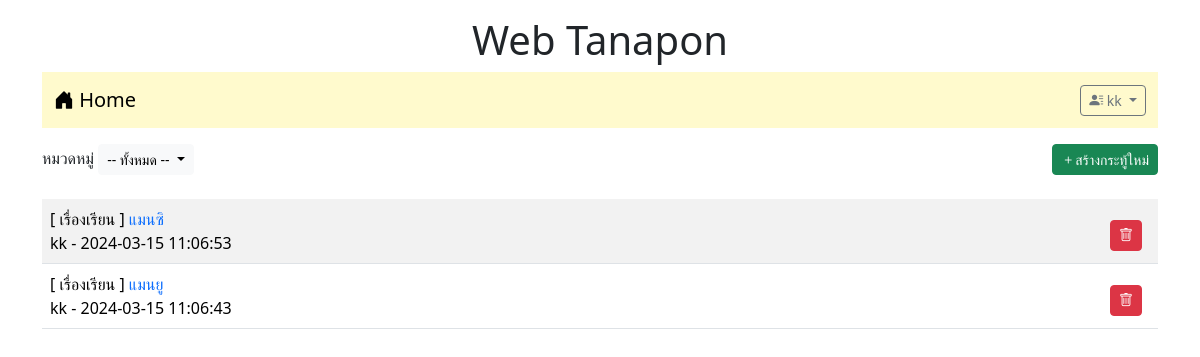
/index.php (signed in), run on the app's committed database.
### tables this page shows
CREATE TABLE `post` (
  `id` int(11) NOT NULL,
  `title` varchar(128) NOT NULL,
  `content` varchar(2048) NOT NULL,
  `post_date` datetime NOT NULL,
  `cat_id` int(11) NOT NULL,
  `user_id` int(11) NOT NULL
);

CREATE TABLE `category` (
  `id` int(11) NOT NULL,
  `name` varchar(32) NOT NULL
);

CREATE TABLE `user` (
  `id` int(11) NOT NULL,
  `login` varchar(32) NOT NULL,
  `password` varchar(64) NOT NULL,
  `name` varchar(64) NOT NULL,
  `gender` char(1) NOT NULL,
  `email` varchar(32) NOT NULL,
  `role` char(1) NOT NULL
);

### index.php (the view, shortened to what this page needs)
<!DOCTYPE html>
<html lang="en">
<head>
    <link href="https://cdn.jsdelivr.net/npm/bootstrap@5.3.2/dist/css/bootstrap.min.css" rel="stylesheet">
    <link rel="stylesheet" href="https://cdn.jsdelivr.net/npm/bootstrap-icons@1.11.3/font/bootstrap-icons.min.css">
</head>
<body>
    <div class="container-lg">
    <h1 style="text-align: center;" class="mt-3"> Web Tanapon</h1>
    <?php include "nav.php"?>
<div class="mt-3 d-flex justify-content-between">
    <div>
    <label>หมวดหมู่</label>
    <span class="dropdown">
  <button class="btn btn-light btn-sm dropdown-toggle" type="button" data-bs-toggle="dropdown" aria-expanded="false">
    -- ทั้งหมด --
  </button>
</span>
    </div>
    <?php
if(isset($_SESSION['id'])) {
?>
<div><a href="newpost.php" class="btn btn-success btn-sm">
    <i class='bi bi-plus'></i>สร้างกระทู้ใหม่</a></div>
<?php } ?>
</div>
    <table class="table table-striped mt-4">
    <?php
     $conn= new PDO("mysql:host=localhost;dbname=webboard;charset=utf8","root","");
     $sql="SELECT t3.name,t1.title,t1.id,t2.login,t1.post_date FROM post as t1
     INNER JOIN user as t2 ON (t1.user_id=t2.id)
     INNER JOIN category as t3 ON (t1.cat_id=t3.id) ORDER BY t1.post_date DESC";
    $result=$conn->query($sql);
    while($row = $result->fetch())
    {
        echo "<tr><td class='d-flex justify-content-between'>
        <div>[ $row[0] ] <a href=post.php?id=$row[2]
        style=text-decoration:none > $row[1]</a><br>$row[3] - $row[4]</div>";
    if(isset($_SESSION['id'])&& $_SESSION['role']=='a')
    {
        echo "<div class='me-2 mt-2 align-self-center'>
            <a href=delete.php?id=$row[2]
            class='btn btn-danger btn-sm ' onclick='return myFunction()'><i class ='bi bi-trash'></i></a>
        </div>";
    }
    echo "</td></tr>";
    }
    ?>
    </table>
</div>
</body>
</html>

### data on the page
post: category.name "เรื่องเรียน", title "แมนซิ", user.login "kk", post_date "2024-03-15 11:06:53"
post: category.name "เรื่องเรียน", title "แมนยู", user.login "kk", post_date "2024-03-15 11:06:43"

### other printed values
$_SESSION['username'] "kk"
